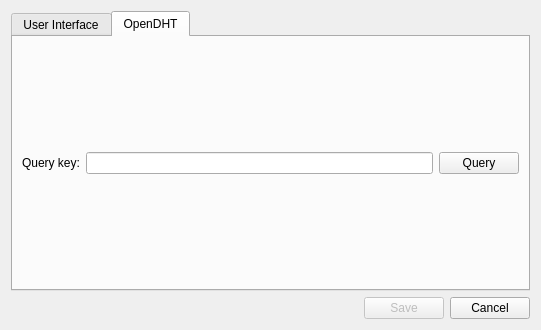
<?xml version="1.0" encoding="UTF-8"?>
<ui version="4.0">
 <class>Settings</class>
 <widget class="QWidget" name="Settings">
  <property name="geometry">
   <rect>
    <x>0</x>
    <y>0</y>
    <width>541</width>
    <height>330</height>
   </rect>
  </property>
  <property name="windowTitle">
   <string>Settings</string>
  </property>
  <layout class="QVBoxLayout" name="verticalLayout">
   <item>
    <widget class="QTabWidget" name="tabWidget">
     <property name="currentIndex">
      <number>1</number>
     </property>
     <widget class="QWidget" name="tabUI">
      <attribute name="title">
       <string>User Interface</string>
      </attribute>
      <widget class="QLabel" name="labelLanguage">
       <property name="geometry">
        <rect>
         <x>20</x>
         <y>20</y>
         <width>65</width>
         <height>20</height>
        </rect>
       </property>
       <property name="text">
        <string>Language:</string>
       </property>
      </widget>
      <widget class="QComboBox" name="comboBoxLanguage">
       <property name="geometry">
        <rect>
         <x>122</x>
         <y>18</y>
         <width>150</width>
         <height>26</height>
        </rect>
       </property>
       <property name="minimumSize">
        <size>
         <width>150</width>
         <height>0</height>
        </size>
       </property>
      </widget>
      <widget class="QCheckBox" name="checkBoxExpertMode">
       <property name="geometry">
        <rect>
         <x>20</x>
         <y>70</y>
         <width>151</width>
         <height>20</height>
        </rect>
       </property>
       <property name="text">
        <string>Expert Mode</string>
       </property>
      </widget>
     </widget>
     <widget class="QWidget" name="tab_2">
      <attribute name="title">
       <string>OpenDHT</string>
      </attribute>
      <layout class="QVBoxLayout" name="verticalLayout_2">
       <item>
        <layout class="QHBoxLayout" name="horizontalLayout_2">
         <item>
          <widget class="QLabel" name="label">
           <property name="text">
            <string>Query key:</string>
           </property>
          </widget>
         </item>
         <item>
          <widget class="QLineEdit" name="lineEditDHT"/>
         </item>
         <item>
          <widget class="QPushButton" name="pushButton">
           <property name="text">
            <string>Query</string>
           </property>
          </widget>
         </item>
        </layout>
       </item>
      </layout>
     </widget>
    </widget>
   </item>
   <item>
    <layout class="QHBoxLayout" name="horizontalLayout">
     <item>
      <spacer name="horizontalSpacer">
       <property name="orientation">
        <enum>Qt::Horizontal</enum>
       </property>
       <property name="sizeHint" stdset="0">
        <size>
         <width>40</width>
         <height>20</height>
        </size>
       </property>
      </spacer>
     </item>
     <item>
      <widget class="QPushButton" name="pushButtonSave">
       <property name="enabled">
        <bool>false</bool>
       </property>
       <property name="text">
        <string>Save</string>
       </property>
      </widget>
     </item>
     <item>
      <widget class="QPushButton" name="pushButtonCancel">
       <property name="text">
        <string>Cancel</string>
       </property>
      </widget>
     </item>
    </layout>
   </item>
  </layout>
 </widget>
 <resources/>
 <connections>
  <connection>
   <sender>pushButtonCancel</sender>
   <signal>clicked()</signal>
   <receiver>Settings</receiver>
   <slot>hide()</slot>
   <hints>
    <hint type="sourcelabel">
     <x>340</x>
     <y>270</y>
    </hint>
    <hint type="destinationlabel">
     <x>199</x>
     <y>149</y>
    </hint>
   </hints>
  </connection>
 </connections>
</ui>
